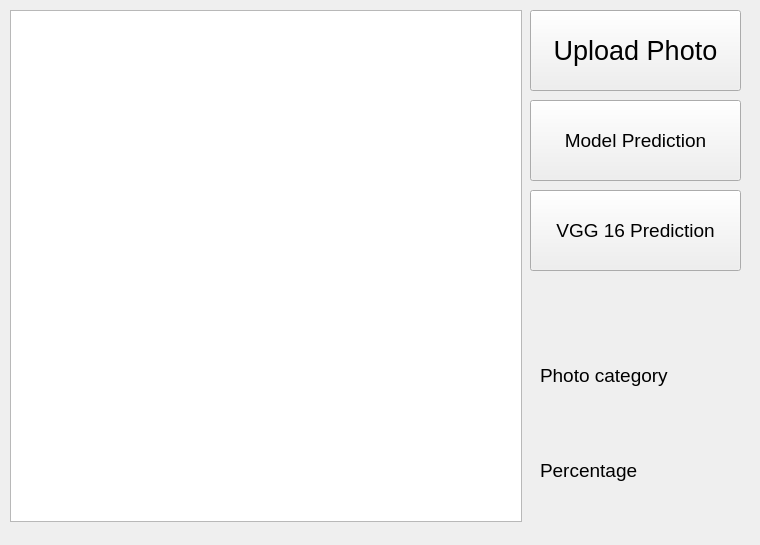
<?xml version="1.0" encoding="UTF-8"?>
<ui version="4.0">
 <class>Form</class>
 <widget class="QWidget" name="Form">
  <property name="geometry">
   <rect>
    <x>0</x>
    <y>0</y>
    <width>760</width>
    <height>545</height>
   </rect>
  </property>
  <property name="windowTitle">
   <string>Form</string>
  </property>
  <widget class="QGraphicsView" name="graphicsView">
   <property name="geometry">
    <rect>
     <x>10</x>
     <y>10</y>
     <width>512</width>
     <height>512</height>
    </rect>
   </property>
  </widget>
  <widget class="QPushButton" name="pushButton">
   <property name="geometry">
    <rect>
     <x>530</x>
     <y>10</y>
     <width>211</width>
     <height>81</height>
    </rect>
   </property>
   <property name="font">
    <font>
     <pointsize>20</pointsize>
    </font>
   </property>
   <property name="text">
    <string>Upload Photo</string>
   </property>
  </widget>
  <widget class="QLabel" name="label">
   <property name="geometry">
    <rect>
     <x>540</x>
     <y>340</y>
     <width>201</width>
     <height>71</height>
    </rect>
   </property>
   <property name="font">
    <font>
     <pointsize>14</pointsize>
    </font>
   </property>
   <property name="text">
    <string>Photo category</string>
   </property>
  </widget>
  <widget class="QLabel" name="label_2">
   <property name="geometry">
    <rect>
     <x>540</x>
     <y>440</y>
     <width>201</width>
     <height>61</height>
    </rect>
   </property>
   <property name="font">
    <font>
     <pointsize>14</pointsize>
    </font>
   </property>
   <property name="text">
    <string>Percentage</string>
   </property>
  </widget>
  <widget class="QPushButton" name="pushButton_2">
   <property name="geometry">
    <rect>
     <x>530</x>
     <y>100</y>
     <width>211</width>
     <height>81</height>
    </rect>
   </property>
   <property name="font">
    <font>
     <pointsize>14</pointsize>
    </font>
   </property>
   <property name="text">
    <string>Model Prediction</string>
   </property>
  </widget>
  <widget class="QPushButton" name="pushButton_3">
   <property name="geometry">
    <rect>
     <x>530</x>
     <y>190</y>
     <width>211</width>
     <height>81</height>
    </rect>
   </property>
   <property name="font">
    <font>
     <pointsize>14</pointsize>
    </font>
   </property>
   <property name="text">
    <string>VGG 16 Prediction</string>
   </property>
  </widget>
 </widget>
 <resources/>
 <connections/>
</ui>
